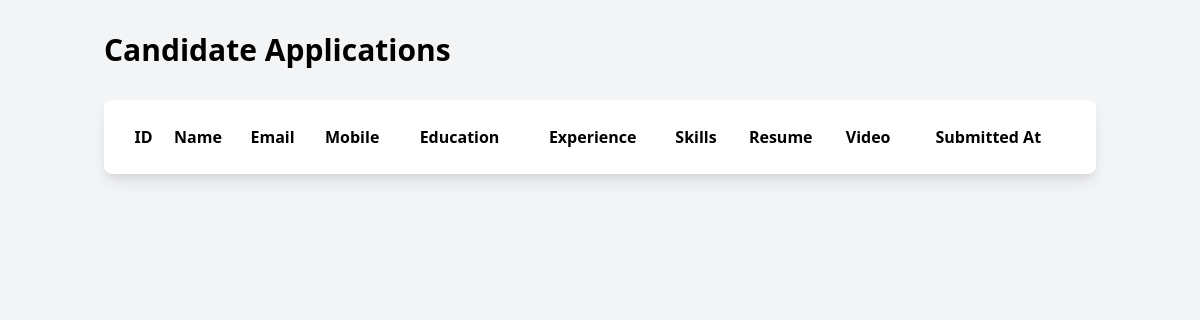
The page /admin/candidates on the database as committed earlier.
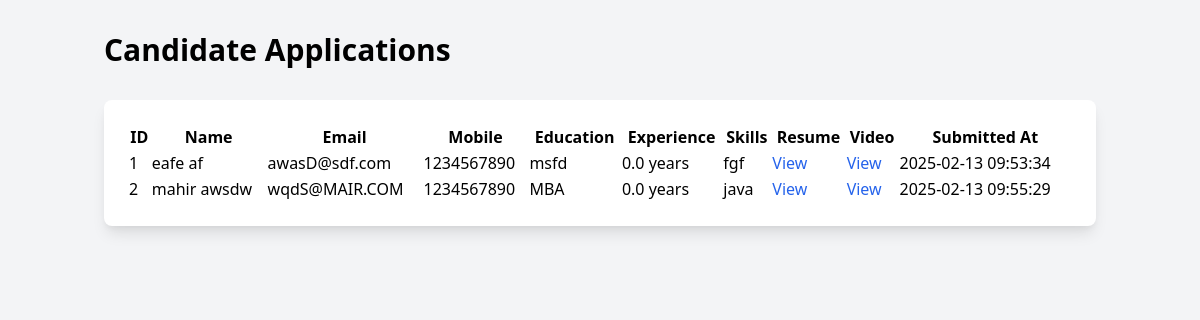
The same page on the database as committed later.
### app/models.py (models this page shows, shortened)
class Candidate(db.Model):
    id = db.Column(db.Integer, primary_key=True)
    job_id = db.Column(db.Integer, db.ForeignKey('job.id'), nullable=False)
    first_name = db.Column(db.String(50), nullable=False)
    last_name = db.Column(db.String(50), nullable=False)
    personal_email = db.Column(db.String(120), nullable=False)
    mobile_no = db.Column(db.String(15), nullable=False)
    alternate_contact_no = db.Column(db.String(15))
    highest_educational_qualifications = db.Column(db.String(200), nullable=False)
    academic_performance = db.Column(db.String(50), nullable=False)
    current_company = db.Column(db.String(100))
    current_designation = db.Column(db.String(100))
    total_experience = db.Column(db.Float, nullable=False)
    relevant_experience = db.Column(db.Float, nullable=False)
    primary_skills = db.Column(db.Text, nullable=False)
    resume_attachments = db.Column(db.String(255), nullable=False)
    self_introduction_video = db.Column(db.String(255))
    referred_by = db.Column(db.String(100))
    self_declaration = db.Column(db.Boolean, nullable=False, default=False)
    submitted_at = db.Column(db.DateTime, default=datetime.utcnow)

### app/admin.py (the view)
@admin.route('/candidates')
def view_candidates():
    job_id = request.args.get('job_id', type=int)
    if job_id:
        candidates = Candidate.query.filter_by(job_id=job_id).all()
        job = Job.query.get_or_404(job_id)
        return render_template('admin/candidates.html', candidates=candidates, job=job)
    else:
        candidates = Candidate.query.all()
        return render_template('admin/candidates.html', candidates=candidates)

### templates/admin/candidates.html (shortened to what this page needs)
<!DOCTYPE html>
<html>
<head>
    <link href="https://cdn.jsdelivr.net/npm/tailwindcss@2.2.19/dist/tailwind.min.css" rel="stylesheet">
    <link href="https://cdn.datatables.net/1.11.5/css/jquery.dataTables.min.css" rel="stylesheet">
</head>
<body class="bg-gray-100">
    <div class="container mx-auto px-4 py-8">
        <h1 class="text-3xl font-bold mb-8">Candidate Applications</h1>
        <div class="bg-white rounded-lg shadow-lg p-6">
            <table id="candidates-table" class="w-full">
                <thead>
                    <tr>
                        <th>ID</th>
                        <th>Name</th>
                        <th>Email</th>
                        <th>Mobile</th>
                        <th>Education</th>
                        <th>Experience</th>
                        <th>Skills</th>
                        <th>Resume</th>
                        <th>Video</th>
                        <th>Submitted At</th>
                    </tr>
                </thead>
                <tbody>
                    {% for candidate in candidates %}
                    <tr>
                        <td>{{ candidate.id }}</td>
                        <td>{{ candidate.first_name }} {{ candidate.last_name }}</td>
                        <td>{{ candidate.personal_email }}</td>
                        <td>{{ candidate.mobile_no }}</td>
                        <td>{{ candidate.highest_educational_qualifications }}</td>
                        <td>{{ candidate.total_experience }} years</td>
                        <td>{{ candidate.primary_skills }}</td>
                        <td>
                            {% if candidate.resume_attachments %}
                            <a href="/uploads/{{ candidate.resume_attachments }}" target="_blank" class="text-blue-600 hover:text-blue-800">View</a>
                            {% endif %}
                        </td>
                        <td>
                            {% if candidate.self_introduction_video %}
                            <a href="/uploads/{{ candidate.self_introduction_video }}" target="_blank" class="text-blue-600 hover:text-blue-800">View</a>
                            {% endif %}
                        </td>
                        <td>{{ candidate.submitted_at.strftime('%Y-%m-%d %H:%M:%S') }}</td>
                    </tr>
                    {% endfor %}
                </tbody>
            </table>
        </div>
    </div>
</body>
</html>

Rows that differ between the two databases and show on the page:
added Candidate: id "1", first_name "eafe", last_name "af", personal_email "awasD@sdf.com", mobile_no "1234567890", highest_educational_qualifications "msfd", total_experience "0.0", primary_skills "fgf", submitted_at "2025-02-13 09:53:34"
added Candidate: id "2", first_name "mahir", last_name "awsdw", personal_email "wqdS@MAIR.COM", mobile_no "1234567890", highest_educational_qualifications "MBA", total_experience "0.0", primary_skills "java", submitted_at "2025-02-13 09:55:29"
